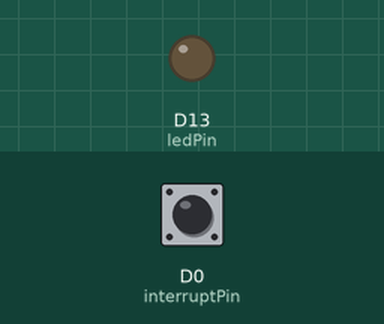
Recording of a program running on a simulated Arduino Zero (SAMD21). On the bench: output pins drawn as LEDs (lit = HIGH). The test bench sets the inputs (shaded band); at power-on: D0 (interruptPin) HIGH.

Above: at 1.2 s.
1.3 s: D0 (interruptPin) pulled LOW for 0.15 s
At 1.37 s:
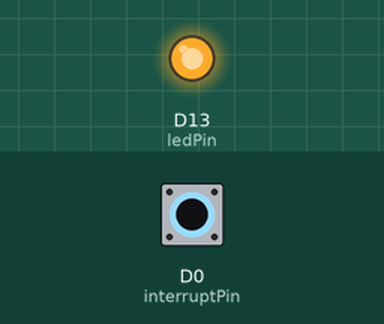
2.9 s: D0 (interruptPin) pulled LOW for 3.2 s
At 7.2 s:
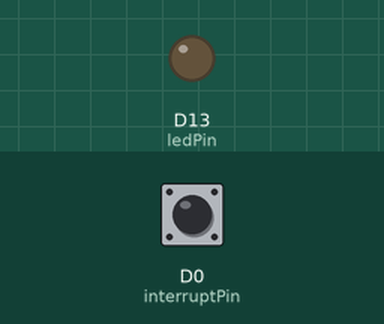
Timing chart, 0 to 8.7 s (numbered marks = the images above; inputs shaded):
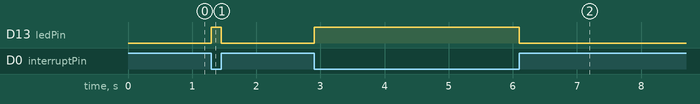

The program:

main.cpp
```cpp
#include <Arduino.h>

int val = 0;
const byte ledPin = 13;
const byte interruptPin = 0;
volatile byte state = LOW;

void blink() {
  state = !state;
}

void setup() {
  // put your setup code here, to run once:
  /*
  pinMode(0, INPUT);
  pinMode(8, INPUT_PULLUP);
  pinMode(LED_BUILTIN, OUTPUT);
  */
  pinMode(ledPin, OUTPUT);
  pinMode(interruptPin, INPUT_PULLUP);
  attachInterrupt(digitalPinToInterrupt(interruptPin), blink, CHANGE);
}

void loop() {
  // put your main code here, to run repeatedly:
  /*
  //BLINK
  // turn the LED on (HIGH is the voltage level)
  digitalWrite(LED_BUILTIN, HIGH);
  // wait for a second
  delay(1000);
  // turn the LED off by making the voltage LOW
  digitalWrite(LED_BUILTIN, LOW);
   // wait for a second
  delay(1000);
  */
 /*
 val = digitalRead(0);
 digitalWrite(LED_BUILTIN, val);
 */
  digitalWrite(ledPin, state);
}
```

Measured:
- after the input at 1.3 s, D13 (ledPin): LOW → HIGH at once, → LOW 0.15 s later
- after the input at 2.9 s, D13 (ledPin): LOW → HIGH at once, → LOW 3.2 s later
